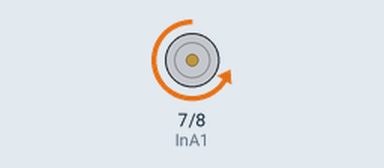
Simulated run of this sketch. Board: Arduino Uno, built with avr-gcc and run on an emulated ATmega328P. Parts: motor-driver pin pairs drawn as motors (green arrow = first pin HIGH = forward, orange = second pin HIGH = backward, longer = more drive, scaled by the enable pin).

Above: at 1.2 s.
At 7.4 s:
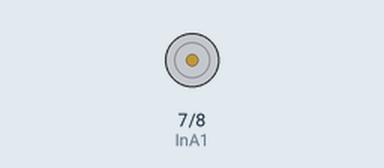
At 13.6 s:
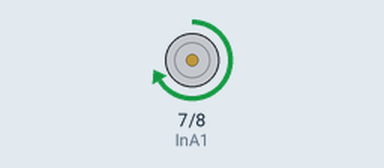
Timing chart, 0 to 19.2 s (numbered marks = the images above):
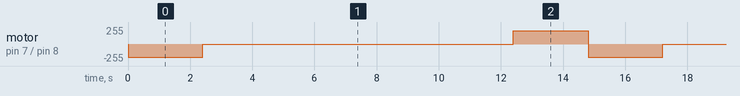

Measured:
- by itself, motor on pin 7 (InA1) / pin 8 (InB1): repeats every 14.8 s: stopped 10.0 s, forward 200/255 2.4 s, backward 200/255 2.4 s

The sketch:

testcode.ino
```cpp
#define InA1            7                  // INA motor pin
#define InB1            8                  // INB motor pin
#define PWM1            5                   // PWM motor pin

void setup() {
 pinMode(InA1, OUTPUT);
 pinMode(InB1, OUTPUT);
 pinMode(PWM1, OUTPUT);
}

void loop() {
 motorForward(200);                        //(25%=64; 50%=127; 100%=255)
 delay(2400);

 motorStop();
 delay(10000);

 motorBackward(200);
 delay(2400);


}

void motorForward(int PWM_val)  {
 analogWrite(PWM1, PWM_val);
 digitalWrite(InA1, LOW);
 digitalWrite(InB1, HIGH);
}

void motorStop()  {
 analogWrite(PWM1, 0);
 digitalWrite(InA1, LOW);
 digitalWrite(InB1, LOW);
}

void motorBackward(int PWM_val)  {
 analogWrite(PWM1, PWM_val);
 digitalWrite(InA1, HIGH);
 digitalWrite(InB1, LOW);
}
```
